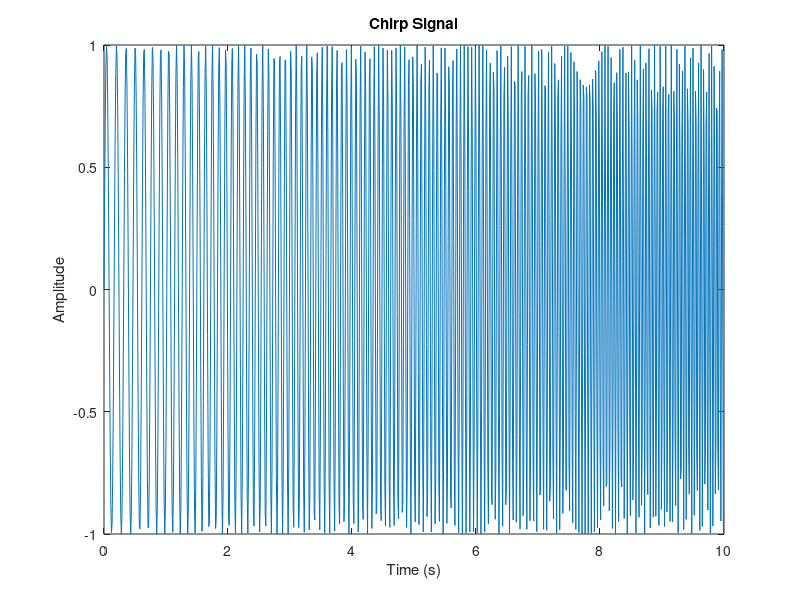
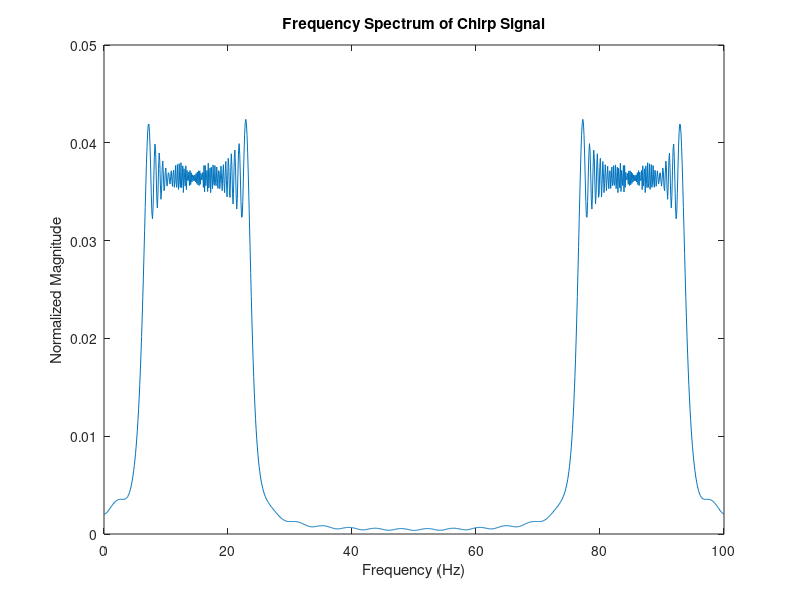

MATLAB code for these plots, in order: (Note: this script raises an error after producing the figures.)
close all;

a = 1 + mod(157, 3);

%Sampling frequency
fs = 100;

%Creating time axis
dfs = 1/fs;
t = 0:dfs:10-dfs;

%Generating function f
lower_end = 2 + 2*a; 
upper_end = 5 + 5*a;
slope = (upper_end - lower_end) / (10);
f = lower_end + t * slope;
%plot(t, f)

%Generating chirp signal
x = sin(2*pi*f.*t);
figure;
plot(t,x)
title("Chirp Signal")
xlabel('Time (s)')
ylabel('Amplitude')

% Plot frequency domain representation using FFT
figure;
Nfft = 1024; % number of FFT points
X = fft(x, Nfft);
f = linspace(0, fs, Nfft);
plot(f, abs(X)/Nfft);
xlabel('Frequency (Hz)');
ylabel('Normalized Magnitude');
title('Frequency Spectrum of Chirp Signal');

% Plot spectrogram of the signal
%Hamming window of 100 points
figure;
spectrogram(x, hamming(100), 10, 1024, 100);
ylabel('Time (s)');
xlabel('Frequency (Hz)');
xlim([0 25])
title('Spectrogram of Chirp Signal [hamming(100)]');

%Hamming window of 150 points
figure;
spectrogram(x, hamming(150), 10, 1024, 100);
ylabel('Time (s)');
xlabel('Frequency (Hz)');
xlim([0 25])
title('Spectrogram of Chirp Signal [hamming(150)]');

%Hamming window of 200 points
figure;
spectrogram(x, hamming(200), 10, 1024, 100);
ylabel('Time (s)');
xlabel('Frequency (Hz)');
xlim([0 25])
title('Spectrogram of Chirp Signal [hamming(200)]');

%Hanning window of 100 points
figure;
spectrogram(x, hanning(100), 10, 1024, 100);
ylabel('Time (s)');
xlabel('Frequency (Hz)');
xlim([0 25])
title('Spectrogram of Chirp Signal [hanning(100)]');

%Hanning window of 150 points
figure;
spectrogram(x, hanning(150), 10, 1024, 100);
ylabel('Time (s)');
xlabel('Frequency (Hz)');
xlim([0 25])
title('Spectrogram of Chirp Signal [hanning(150)]');

%Hanning window of 200 points
figure;
spectrogram(x, hanning(200), 10, 1024, 100);
ylabel('Time (s)');
xlabel('Frequency (Hz)');
xlim([0 25])
title('Spectrogram of Chirp Signal [hanning(200)]');

%Blackman window of 100 points
figure;
spectrogram(x, blackman(100), 10, 1024, 100);
ylabel('Time (s)');
xlabel('Frequency (Hz)');
xlim([0 25])
title('Spectrogram of Chirp Signal [blackman(100)]');

%Blackman window of 150 points
figure;
spectrogram(x, blackman(150), 10, 1024, 100);
ylabel('Time (s)');
xlabel('Frequency (Hz)');
xlim([0 25])
title('Spectrogram of Chirp Signal [blackman(150)]');

%Blackman window of 200 points
figure;
spectrogram(x, blackman(200), 10, 1024, 100);
ylabel('Time (s)');
xlabel('Frequency (Hz)');
xlim([0 25])
title('Spectrogram of Chirp Signal [blackman(200)]');